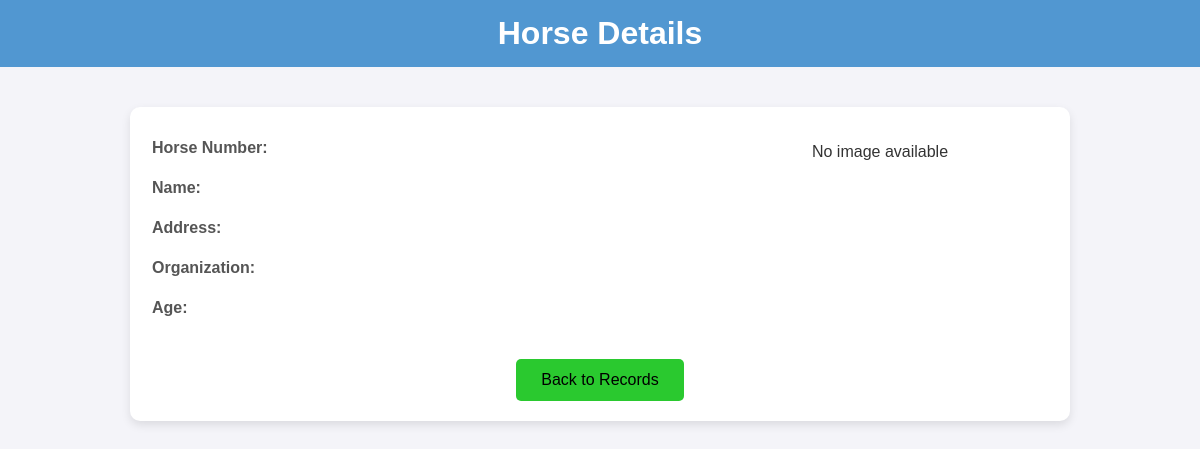
The app's page /details/83, older data.
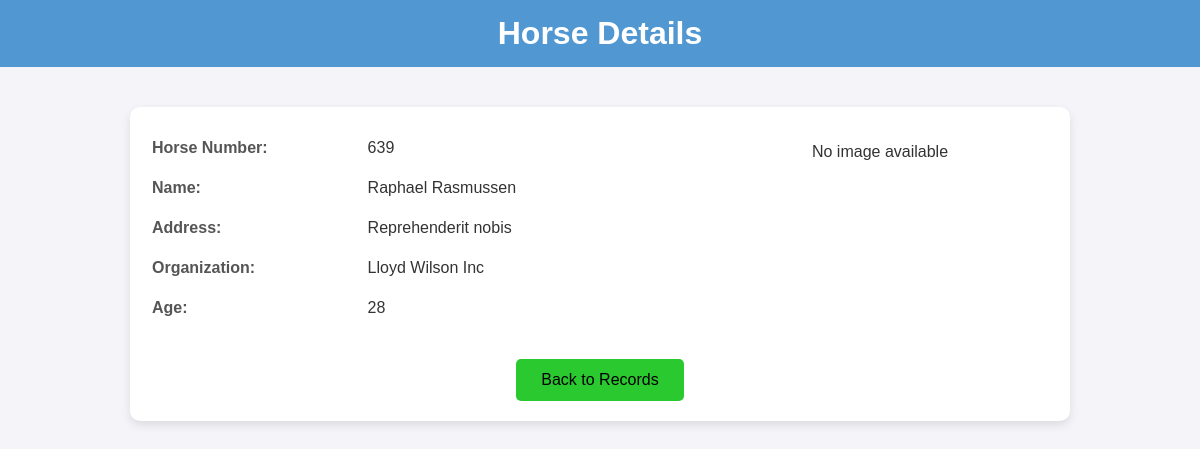
The same page, newer data.
### tables this page shows
CREATE TABLE "records" (
	"id"	INTEGER,
	"horse_number"	TEXT NOT NULL,
	"name"	TEXT NOT NULL,
	"address"	TEXT,
	"organization"	TEXT,
	"age"	INTEGER,
	"image"	TEXT,
	"time"	INTEGER,
	PRIMARY KEY("id" AUTOINCREMENT)
);

### app.py (the view)
@app.route('/details/<int:id>', methods=['GET'])
def details(id):
    conn = sqlite3.connect(DATABASE)
    cursor = conn.cursor()
    cursor.execute('SELECT * FROM records WHERE id = ?', (id,))
    row = cursor.fetchone()
    conn.close()
    if row:
        record = {
            'id': row[0],
            'horse_number': row[1],
            'name': row[2],
            'address': row[3],
            'organization': row[4],
            'age': row[5],
            'image': row[6],
        }
    else:
        record = None
    return render_template('details.html', record=record)

### templates/details.html (shortened to what this page needs)
<!DOCTYPE html>
<html lang="en">
<head>
    <link rel="stylesheet" href="{{ url_for('static', filename='css/details.css') }}">
</head>
<body>
    <h1 class="details-title">Horse Details</h1>
    <div class="details-container">
        <div class="details-table">
            <div class="details-text">
                <table>
                    <tr>
                        <td><strong>Horse Number:</strong></td>
                        <td>{{ record.horse_number }}</td>
                    </tr>
                    <tr>
                        <td><strong>Name:</strong></td>
                        <td>{{ record.name }}</td>
                    </tr>
                    <tr>
                        <td><strong>Address:</strong></td>
                        <td>{{ record.address }}</td>
                    </tr>
                    <tr>
                        <td><strong>Organization:</strong></td>
                        <td>{{ record.organization }}</td>
                    </tr>
                    <tr>
                        <td><strong>Age:</strong></td>
                        <td>{{ record.age }}</td>
                    </tr>
                </table>
            </div>
            <div class="details-image">
                {% if record.image %}
                <img src="{{ url_for('static', filename='images/' + record.image) }}" alt="Horse Image">
                {% else %}
                <p>No image available</p>
                {% endif %}
            </div>
        </div>
        <div class="back-button">
            <a href="{{ url_for('index') }}"><button>Back to Records</button></a>
        </div>
    </div>
</body>
</html>

Row changes from the older to the newer data that the page shows:
added records: horse_number "639", name "Raphael Rasmussen", address "Reprehenderit nobis", organization "Lloyd Wilson Inc", age "28"
